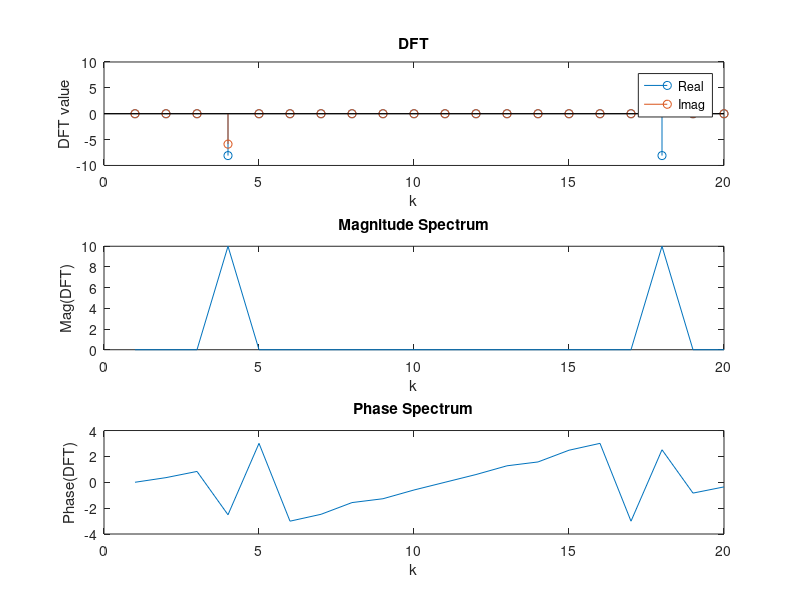

Here is the MATLAB script that generated this plot:
clearvars

w0 = 3*pi/10;
N = 20;
n = 0:N-1;
x = sin(w0*(n-1));

X = fft(x, N);

figure;
subplot(3, 1, 1);
stem(real(X));
hold on;
stem(imag(X));
title("DFT");
xlabel("k");
ylabel("DFT value");
legend("Real", "Imag", "location", "northeast");
subplot(3, 1, 2);
plot(abs(X));
title("Magnitude Spectrum");
xlabel("k");
ylabel("Mag(DFT)");
subplot(3, 1, 3);
plot(angle(X));
title("Phase Spectrum");
xlabel("k");
ylabel("Phase(DFT)");